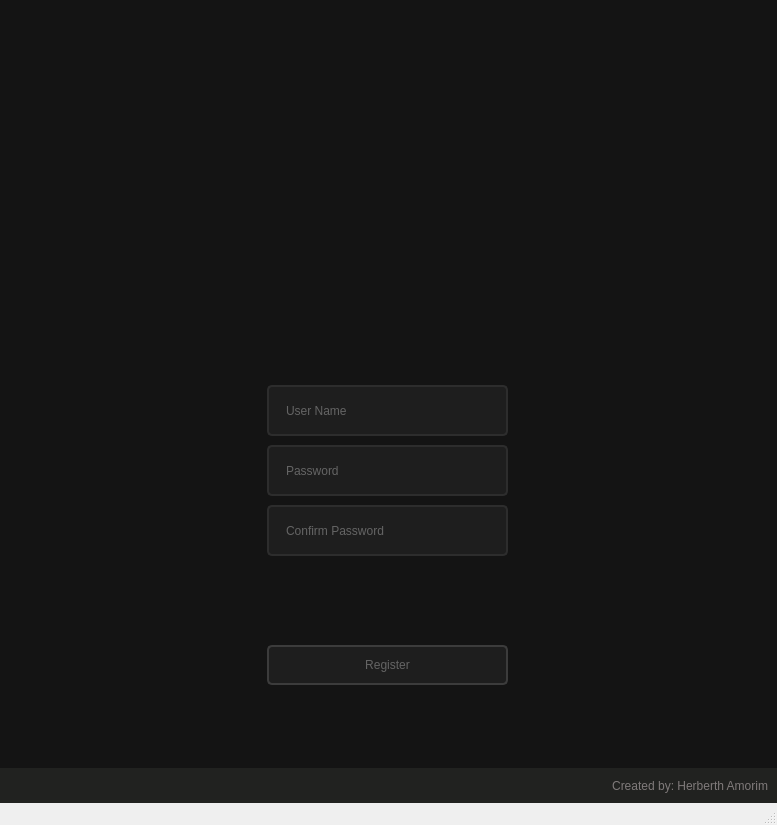
<?xml version="1.0" encoding="UTF-8"?>
<ui version="4.0">
 <class>MainWindow</class>
 <widget class="QMainWindow" name="MainWindow">
  <property name="geometry">
   <rect>
    <x>0</x>
    <y>0</y>
    <width>777</width>
    <height>825</height>
   </rect>
  </property>
  <property name="windowTitle">
   <string>MainWindow</string>
  </property>
  <widget class="QWidget" name="centralwidget">
   <layout class="QVBoxLayout" name="verticalLayout">
    <property name="spacing">
     <number>0</number>
    </property>
    <property name="leftMargin">
     <number>0</number>
    </property>
    <property name="topMargin">
     <number>0</number>
    </property>
    <property name="rightMargin">
     <number>0</number>
    </property>
    <property name="bottomMargin">
     <number>0</number>
    </property>
    <item>
     <widget class="QFrame" name="top_bar">
      <property name="maximumSize">
       <size>
        <width>16777215</width>
        <height>35</height>
       </size>
      </property>
      <property name="styleSheet">
       <string notr="true">border-radius: 0px;
background: #141414;
</string>
      </property>
      <property name="frameShape">
       <enum>QFrame::NoFrame</enum>
      </property>
      <property name="frameShadow">
       <enum>QFrame::Raised</enum>
      </property>
      <layout class="QHBoxLayout" name="horizontalLayout_2">
       <property name="spacing">
        <number>0</number>
       </property>
       <property name="leftMargin">
        <number>0</number>
       </property>
       <property name="topMargin">
        <number>3</number>
       </property>
       <property name="rightMargin">
        <number>0</number>
       </property>
       <property name="bottomMargin">
        <number>3</number>
       </property>
      </layout>
     </widget>
    </item>
    <item>
     <widget class="QFrame" name="content">
      <property name="styleSheet">
       <string notr="true">border-radius: 0px;
background: #141414;
</string>
      </property>
      <property name="frameShape">
       <enum>QFrame::NoFrame</enum>
      </property>
      <property name="frameShadow">
       <enum>QFrame::Raised</enum>
      </property>
      <layout class="QHBoxLayout" name="horizontalLayout">
       <property name="spacing">
        <number>0</number>
       </property>
       <property name="leftMargin">
        <number>0</number>
       </property>
       <property name="topMargin">
        <number>0</number>
       </property>
       <property name="rightMargin">
        <number>0</number>
       </property>
       <property name="bottomMargin">
        <number>0</number>
       </property>
       <item>
        <widget class="QFrame" name="login_area">
         <property name="maximumSize">
          <size>
           <width>450</width>
           <height>16777215</height>
          </size>
         </property>
         <property name="styleSheet">
          <string notr="true">QFrame:{
	background: #0c0e0c;
	border: 2px solid #58fe81;
	border-radius: 5px;
}</string>
         </property>
         <property name="frameShape">
          <enum>QFrame::NoFrame</enum>
         </property>
         <property name="frameShadow">
          <enum>QFrame::Raised</enum>
         </property>
         <widget class="QFrame" name="logo">
          <property name="geometry">
           <rect>
            <x>123</x>
            <y>70</y>
            <width>211</width>
            <height>201</height>
           </rect>
          </property>
          <property name="styleSheet">
           <string notr="true">background:url(:/Image/teste5.jpg);
background-repeat: no-repeat;

	
</string>
          </property>
          <property name="frameShape">
           <enum>QFrame::StyledPanel</enum>
          </property>
          <property name="frameShadow">
           <enum>QFrame::Raised</enum>
          </property>
         </widget>
         <widget class="QLineEdit" name="lineEdit_user">
          <property name="geometry">
           <rect>
            <x>104</x>
            <y>350</y>
            <width>241</width>
            <height>51</height>
           </rect>
          </property>
          <property name="styleSheet">
           <string notr="true">QLineEdit {
	border:2px solid rgb(45,45,45);
	border-radius:5px;
	padding:15px;
	background-color:rgb(30,30,30);
	color: rgb(100, 100, 100);
}
QLineEdit:hover{
	border:2px solid #ff29e2;
}
QLineEdit:focus{
	border:2px solid #ff29e2;
}
</string>
          </property>
          <property name="text">
           <string>User Name</string>
          </property>
         </widget>
         <widget class="QLineEdit" name="lineEdit_password">
          <property name="geometry">
           <rect>
            <x>104</x>
            <y>410</y>
            <width>241</width>
            <height>51</height>
           </rect>
          </property>
          <property name="styleSheet">
           <string notr="true">QLineEdit {
	border:2px solid rgb(45,45,45);
	border-radius:5px;
	padding:15px;
	background-color:rgb(30,30,30);
	color: rgb(100, 100, 100);
}
QLineEdit:hover{
	border:2px solid #ff29e2;
}
QLineEdit:focus{
	border:2px solid #ff29e2;
}
</string>
          </property>
          <property name="text">
           <string>Password</string>
          </property>
          <property name="echoMode">
           <enum>QLineEdit::Normal</enum>
          </property>
         </widget>
         <widget class="QPushButton" name="pushButton_login">
          <property name="geometry">
           <rect>
            <x>104</x>
            <y>610</y>
            <width>241</width>
            <height>40</height>
           </rect>
          </property>
          <property name="styleSheet">
           <string notr="true">QPushButton{
	color: rgb(100, 100, 100);
	background-color:rgb(30,30,30);
	border: 2px solid rgb(60,60,60);
	border-radius: 5px;
}
QPushButton:hover {
	background-color: #58fe81;
	border: 2px solid rgb(60,60,60);
}
QPushButton:pressed {
	background-color: #58fe81;
	border: 2px solid #ff29e2;
}</string>
          </property>
          <property name="text">
           <string>Register</string>
          </property>
         </widget>
         <widget class="QLineEdit" name="lineEdit_password_2">
          <property name="geometry">
           <rect>
            <x>104</x>
            <y>470</y>
            <width>241</width>
            <height>51</height>
           </rect>
          </property>
          <property name="styleSheet">
           <string notr="true">QLineEdit {
	border:2px solid rgb(45,45,45);
	border-radius:5px;
	padding:15px;
	background-color:rgb(30,30,30);
	color: rgb(100, 100, 100);
}
QLineEdit:hover{
	border:2px solid #ff29e2;
}
QLineEdit:focus{
	border:2px solid #ff29e2;
}
</string>
          </property>
          <property name="text">
           <string>Confirm Password</string>
          </property>
          <property name="echoMode">
           <enum>QLineEdit::Normal</enum>
          </property>
         </widget>
        </widget>
       </item>
      </layout>
     </widget>
    </item>
    <item>
     <widget class="QFrame" name="botton_bar">
      <property name="maximumSize">
       <size>
        <width>16777215</width>
        <height>35</height>
       </size>
      </property>
      <property name="styleSheet">
       <string notr="true">border-radius: 0px;
background: #212220;
</string>
      </property>
      <property name="frameShape">
       <enum>QFrame::NoFrame</enum>
      </property>
      <property name="frameShadow">
       <enum>QFrame::Raised</enum>
      </property>
      <layout class="QVBoxLayout" name="verticalLayout_2">
       <item>
        <widget class="QLabel" name="label_credit">
         <property name="styleSheet">
          <string notr="true">color: #7f7a7a;</string>
         </property>
         <property name="text">
          <string>Created by: Herberth Amorim</string>
         </property>
         <property name="alignment">
          <set>Qt::AlignRight|Qt::AlignTrailing|Qt::AlignVCenter</set>
         </property>
        </widget>
       </item>
      </layout>
     </widget>
    </item>
   </layout>
  </widget>
  <widget class="QMenuBar" name="menubar">
   <property name="geometry">
    <rect>
     <x>0</x>
     <y>0</y>
     <width>777</width>
     <height>21</height>
    </rect>
   </property>
  </widget>
  <widget class="QStatusBar" name="statusbar"/>
 </widget>
 <resources>
  <include location="Image/file_rc.qrc"/>
 </resources>
 <connections/>
</ui>
